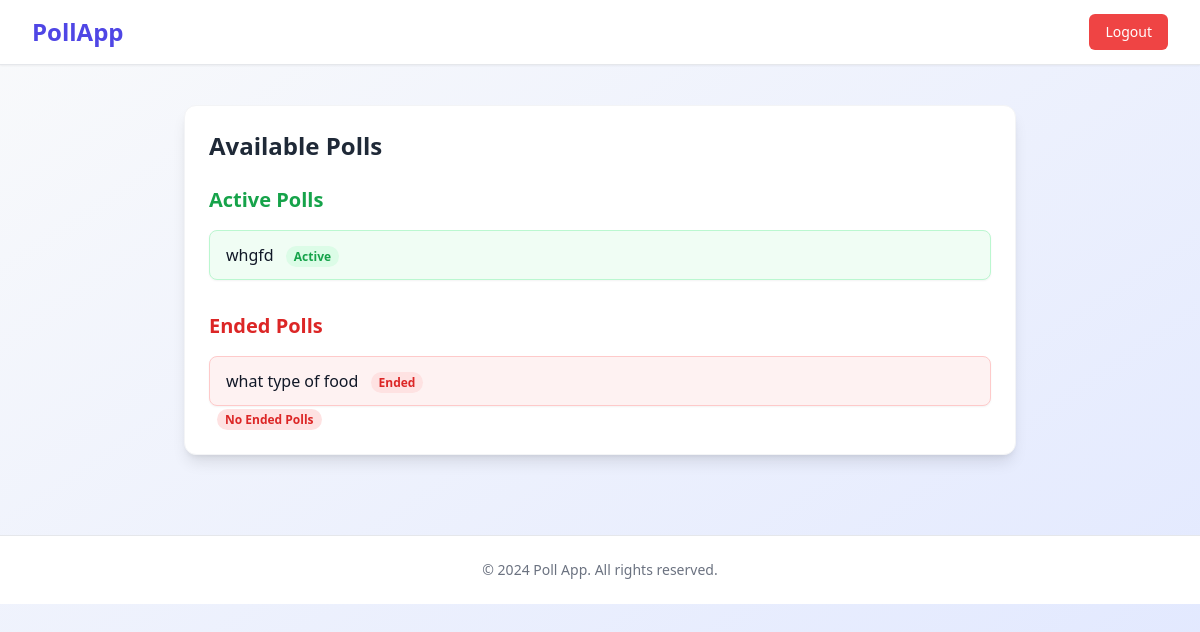
The app's page /poll_list/ (signed in) with its own data.
### pollApp/models.py (models this page shows, shortened)
class PollModel(models.Model):
    user = models.ForeignKey(User, on_delete=models.CASCADE)
    question = models.CharField(max_length=200)
    pub_date = models.DateTimeField('date published')
    is_ended = models.BooleanField(default=False)
    end_time = models.DateTimeField(null=True, blank=True)

### pollApp/views.py (the view)
# urls.py: path("poll_list/", views.poll_list, name="poll_list"),
@login_required
def poll_list(request):
    polls = PollModel.objects.all().order_by("-pub_date")
    return render(request, "poll_list.html", {"polls": polls,"is_admin": request.user.is_staff or request.user.is_superuser})

### pollApp/templates/poll_list.html (shortened to what this page needs)
<!DOCTYPE html>
<html lang="en">
<head>
  <script src="https://cdn.tailwindcss.com"></script>
</head>
<body class="bg-gradient-to-br from-gray-50 to-indigo-100 min-h-screen">
  <nav class="bg-white shadow-sm border-b border-gray-200">
    <div class="max-w-7xl mx-auto px-4 sm:px-6 lg:px-8">
      <div class="flex justify-between items-center h-16">
        <h1 class="text-2xl font-bold text-indigo-600">PollApp</h1>
        <div class="flex space-x-4">
          {% if user.is_authenticated %}
            <a href="{% url 'logout' %}"
               class="px-4 py-2 text-sm font-medium rounded-md text-white bg-red-500 hover:bg-red-600 transition">
              Logout
            </a>
          {% else %}
            <a href="{% url 'login' %}"
               class="px-4 py-2 text-sm font-medium rounded-md text-indigo-600 bg-white hover:bg-indigo-50 transition">
              Login
            </a>
          {% endif %}
        </div>
      </div>
    </div>
  </nav>
  <main class="max-w-4xl mx-auto py-10 px-4 sm:px-6 lg:px-8">
    <div class="bg-white shadow-lg rounded-xl p-6 border border-gray-100">
      <h2 class="text-2xl font-bold text-gray-800 mb-6">Available Polls</h2>
      {% if polls %}
        <h3 class="text-xl font-semibold text-green-600 mb-4">Active Polls</h3>
        <ul class="space-y-4 mb-8">
          {% for poll in polls %}
            {% if not poll.is_ended %}
              <li>
                <a href="{% url 'poll_detail' poll.id %}"
                   class="block bg-green-50 border border-green-200 hover:bg-green-100 transition rounded-lg px-4 py-3 text-gray-900 font-medium shadow-sm">
                  {{ poll.question }}
                  <span class="ml-2 px-2 py-0.5 text-xs rounded-full bg-green-100 text-green-600 font-semibold">Active</span>
                </a>
              </li>
            {% endif %}
          {% empty %}
            <p class="text-gray-500">No active polls right now.</p>
          {% endfor %}
        </ul>
        <h3 class="text-xl font-semibold text-red-600 mb-4">Ended Polls</h3>
        <ul class="space-y-4">
          {% for poll in polls %}
            {% if poll.is_ended %}
              <li>
                <a href="{% url 'poll_detail' poll.id %}"
                   class="block bg-red-50 border border-red-200 hover:bg-red-100 transition rounded-lg px-4 py-3 text-gray-900 font-medium shadow-sm">
                  {{ poll.question }}
                  <span class="ml-2 px-2 py-0.5 text-xs rounded-full bg-red-100 text-red-600 font-semibold">Ended</span>
                </a>
              </li>
            {% else %}
            <span class="ml-2 px-2 py-0.5 text-xs rounded-full bg-red-100 text-red-600 font-semibold">No Ended Polls</span>
            {% endif %}
          {% empty %}
            <p class="text-gray-500">No ended polls yet.</p>
          {% endfor %}
        </ul>
      {% else %}
        <p class="text-gray-500 text-center">No polls available at the moment.</p>
      {% endif %}
    </div>
  </main>
  <footer class="bg-white border-t border-gray-200 mt-10">
    <div class="max-w-7xl mx-auto py-6 px-4 sm:px-6 lg:px-8 text-center">
      <p class="text-gray-500 text-sm">© 2024 Poll App. All rights reserved.</p>
    </div>
  </footer>
</body>
</html>

### records on screen
PollModel: question "whgfd", is_ended "No Ended Polls"
PollModel: question "what type of food"
